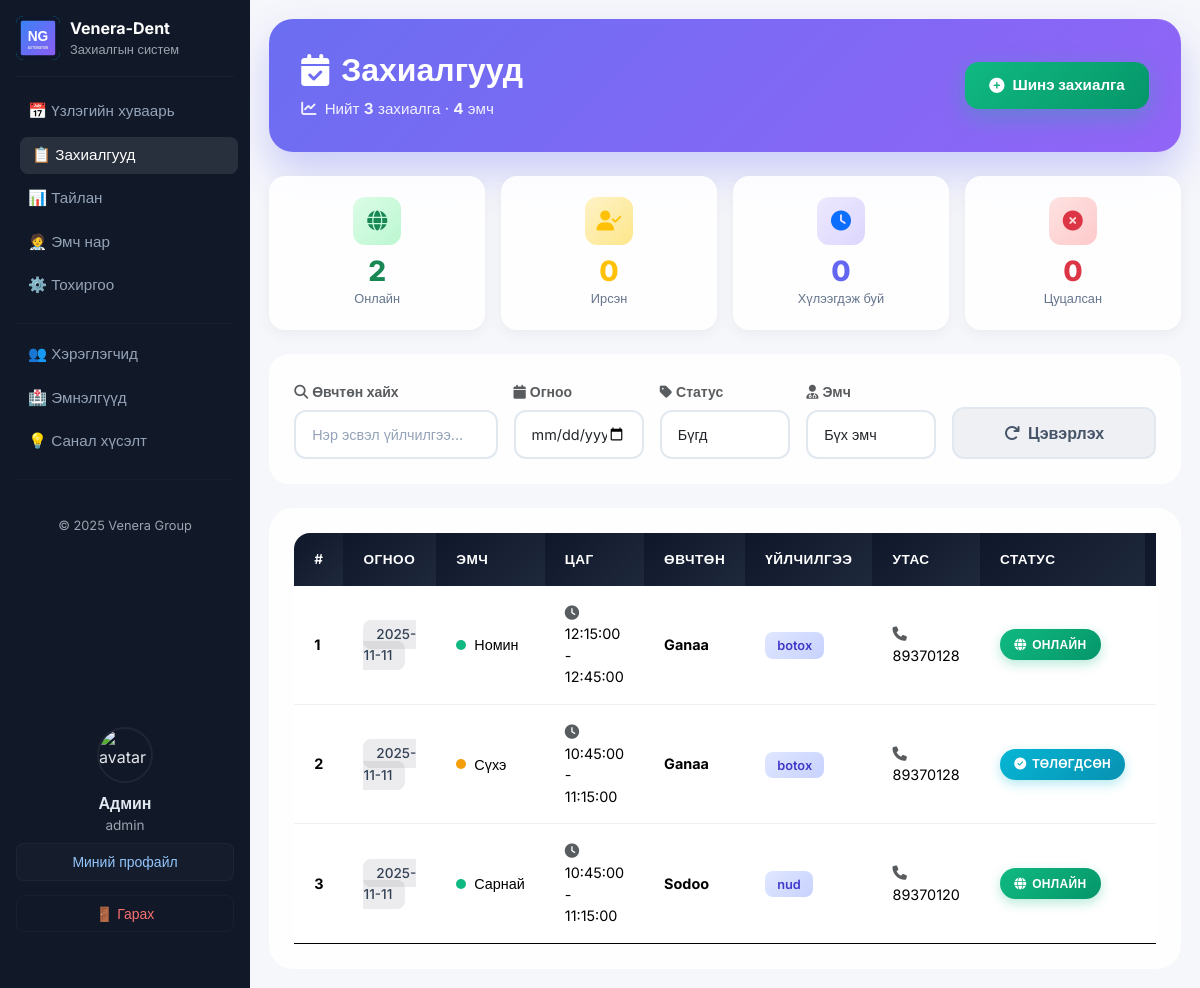
The page /bookings.php (signed in) on the database its author committed.
### tables this page shows
CREATE TABLE IF NOT EXISTS `bookings` (
  `id` int(11) NOT NULL AUTO_INCREMENT,
  `doctor_id` int(11) DEFAULT NULL,
  `clinic` varchar(50) DEFAULT 'venera',
  `date` date NOT NULL,
  `start_time` time NOT NULL,
  `end_time` time NOT NULL,
  `patient_name` varchar(255) NOT NULL,
  `gender` varchar(20) DEFAULT NULL,
  `visit_count` int(11) DEFAULT 1,
  `phone` varchar(20) DEFAULT NULL,
  `note` text DEFAULT NULL,
  `service_name` varchar(255) DEFAULT NULL,
  `price` decimal(10,2) DEFAULT 0.00,
  `status` varchar(20) DEFAULT 'online',
  `created_at` timestamp NULL DEFAULT current_timestamp(),
  `source` varchar(50) DEFAULT NULL,
  `department` varchar(100) DEFAULT NULL,
  PRIMARY KEY (`id`),
  KEY `idx_clinic_date` (`clinic`,`date`),
  KEY `idx_doctor_date` (`doctor_id`,`date`)
);

CREATE TABLE IF NOT EXISTS `doctors` (
  `id` int(11) NOT NULL AUTO_INCREMENT,
  `name` varchar(255) NOT NULL,
  `specialty` varchar(100) DEFAULT 'Ерөнхий эмч',
  `color` varchar(7) DEFAULT '#0d6efd',
  `clinic` varchar(50) DEFAULT 'venera',
  `active` tinyint(4) DEFAULT 1,
  `show_in_calendar` tinyint(4) DEFAULT 1,
  `sort_order` int(11) DEFAULT NULL,
  `created_at` timestamp NULL DEFAULT current_timestamp(),
  PRIMARY KEY (`id`)
);

### config.php (called while the page is built, shortened)
<?php
function db() {
    static $pdo = null;
    if ($pdo) return $pdo;
    try {
        $pdo = new PDO(
            'mysql:host=' . DB_HOST . ';port=' . DB_PORT . ';dbname=' . DB_NAME . ';charset=utf8mb4',
            DB_USER,
            DB_PASS,
            [
                PDO::ATTR_ERRMODE => PDO::ERRMODE_EXCEPTION,
                PDO::ATTR_DEFAULT_FETCH_MODE => PDO::FETCH_ASSOC
            ]
        );
    } catch (PDOException $e) {
        http_response_code(500);
        echo '❌ DB connection failed: ' . htmlspecialchars($e->getMessage());
        exit;
    }
    return $pdo;
}
function app_url($path = '') {
    return '/booking/public/' . ltrim($path, '/');
}
function current_user() {
    return [
        'id'        => $_SESSION['uid'] ?? 0,
        'name'      => $_SESSION['name'] ?? '',
        'role'      => $_SESSION['role'] ?? '',
        'clinic_id' => $_SESSION['clinic_id'] ?? ''
    ];
}
function active($file) {
    return basename($_SERVER['SCRIPT_NAME']) === $file ? 'active' : '';
}
?>

### public/bookings.php (the view, shortened to what this page needs)
<?php
require_once __DIR__ . '/../config.php';
$currentUser = current_user();
$clinic = $currentUser['clinic_id'] ?? $_SESSION['clinic_id'] ?? 'venera';
if ($clinic === 'all') {
    $firstClinic = db()->query("SELECT code FROM clinics WHERE active=1 ORDER BY name LIMIT 1")->fetchColumn();
    $clinic = $firstClinic ?: 'venera';
}
$userClinicRaw = $currentUser['clinic_id'] ?? 'venera';
if ($userClinicRaw === 'all') {
    $st = db()->query("
      SELECT
        b.*,
        d.name AS doctor_name,
        d.color AS doctor_color
      FROM bookings b
      LEFT JOIN doctors d ON d.id = b.doctor_id
      ORDER BY b.date DESC, b.start_time DESC
    ");
    $rows = $st->fetchAll();
}
$st = db()->prepare("SELECT * FROM doctors WHERE clinic = ? AND active = 1 ORDER BY name");
$st->execute([$clinic]);
$doctors = $st->fetchAll();
if ($userClinicRaw === 'all') {
    $statusCounts = db()->query("
      SELECT
        SUM(CASE WHEN status='online' THEN 1 ELSE 0 END) AS online_count,
        SUM(CASE WHEN status='arrived' THEN 1 ELSE 0 END) AS arrived_count,
        SUM(CASE WHEN status='pending' THEN 1 ELSE 0 END) AS pending_count,
        SUM(CASE WHEN status='cancelled' THEN 1 ELSE 0 END) AS cancelled_count
      FROM bookings
    ");
}
$statuses = $statusCounts->fetch(PDO::FETCH_ASSOC);
$onlineCount = $statuses['online_count'] ?? 0;
$arrivedCount = $statuses['arrived_count'] ?? 0;
$pendingCount = $statuses['pending_count'] ?? 0;
$cancelledCount = $statuses['cancelled_count'] ?? 0;
?>
<!doctype html>
<html lang="mn">
<head>
  <link href="https://cdn.jsdelivr.net/npm/bootstrap@5.3.3/dist/css/bootstrap.min.css" rel="stylesheet">
  <link href="https://cdnjs.cloudflare.com/ajax/libs/font-awesome/6.4.0/css/all.min.css" rel="stylesheet">
</head>
<body>
  <?php include __DIR__ . '/../partials/sidebar.php'; ?>
  <main>
    <div class="page-header">
      <div class="d-flex justify-content-between align-items-center flex-wrap gap-3">
        <div>
          <h2><i class="fas fa-calendar-check"></i> Захиалгууд</h2>
          <p class="subtitle mb-0">
            <i class="fas fa-chart-line me-1"></i>
            Нийт <strong><?= count($rows) ?></strong> захиалга · <strong><?= count($doctors) ?></strong> эмч
          </p>
        </div>
        <button id="addBtn" class="btn-add">
          <i class="fas fa-plus-circle"></i>
          Шинэ захиалга
        </button>
      </div>
    </div>
    <div class="stats-row">
      <div class="stat-card">
        <div class="icon" style="background: linear-gradient(135deg, #dcfce7 0%, #bbf7d0 100%);">
          <i class="fas fa-globe text-success"></i>
        </div>
        <div class="number text-success"><?= $onlineCount ?></div>
        <div class="label">Онлайн</div>
      </div>
      <div class="stat-card">
        <div class="icon" style="background: linear-gradient(135deg, #fef3c7 0%, #fde68a 100%);">
          <i class="fas fa-user-check text-warning"></i>
        </div>
        <div class="number text-warning"><?= $arrivedCount ?></div>
        <div class="label">Ирсэн</div>
      </div>
      <div class="stat-card">
        <div class="icon" style="background: linear-gradient(135deg, #ede9fe 0%, #ddd6fe 100%);">
          <i class="fas fa-clock text-primary"></i>
        </div>
        <div class="number" style="color: var(--primary);"><?= $pendingCount ?></div>
        <div class="label">Хүлээгдэж буй</div>
      </div>
      <div class="stat-card">
        <div class="icon" style="background: linear-gradient(135deg, #fee2e2 0%, #fecaca 100%);">
          <i class="fas fa-times-circle text-danger"></i>
        </div>
        <div class="number text-danger"><?= $cancelledCount ?></div>
        <div class="label">Цуцалсан</div>
      </div>
    </div>
    <div class="filter-section">
      <div class="row g-3 align-items-end">
        <div class="col-lg-3 col-md-6">
          <label class="form-label fw-semibold text-muted small">
            <i class="fas fa-search me-1"></i>Өвчтөн хайх
          </label>
          <input type="text" id="filterPatient" class="form-control" placeholder="Нэр эсвэл үйлчилгээ...">
        </div>
        <div class="col-lg-2 col-md-6">
          <label class="form-label fw-semibold text-muted small">
            <i class="fas fa-calendar me-1"></i>Огноо
          </label>
          <input type="date" id="filterDate" class="form-control">
        </div>
        <div class="col-lg-2 col-md-6">
          <label class="form-label fw-semibold text-muted small">
            <i class="fas fa-tag me-1"></i>Статус
          </label>
          <select id="filterStatus" class="form-select">
            <option value="">Бүгд</option>
          </select>
        </div>
        <div class="col-lg-2 col-md-6">
          <label class="form-label fw-semibold text-muted small">
            <i class="fas fa-user-md me-1"></i>Эмч
          </label>
          <select id="filterDoctor" class="form-select">
            <option value="">Бүх эмч</option>
          </select>
        </div>
        <div class="col-lg-3 col-md-12">
          <button id="clearFilter" class="btn btn-clear w-100">
            <i class="fas fa-redo me-2"></i>Цэвэрлэх
          </button>
        </div>
      </div>
    </div>
    <div class="table-container">
      <div class="table-responsive">
        <table class="table" id="bookingsTable">
          <thead>
            <tr>
              <th>#</th>
              <th>Огноо</th>
              <th>Эмч</th>
              <th>Цаг</th>
              <th>Өвчтөн</th>
              <th>Үйлчилгээ</th>
              <th>Утас</th>
              <th>Статус</th>
              <th class="text-end">Үйлдэл</th>
            </tr>
          </thead>
          <tbody id="bookingsBody">
            <?php if (empty($rows)): ?>
              <tr>
                <td colspan="9">
                  <div class="empty-state">
                    <i class="fas fa-calendar-times"></i>
                    <h5>Захиалга байхгүй байна</h5>
                    <p>Шинэ захиалга нэмэхийн тулд дээрх товчийг дарна уу</p>
                  </div>
                </td>
              </tr>
            <?php else: ?>
              <?php foreach ($rows as $i => $r): ?>
                <tr
                  data-date="<?= htmlspecialchars($r['date']) ?>"
                  data-status="<?= htmlspecialchars($r['status']) ?>"
                  data-doctor="<?= $r['doctor_id'] ?>"
                  data-patient="<?= htmlspecialchars(mb_strtolower($r['patient_name'])) ?>"
                  data-service="<?= htmlspecialchars(mb_strtolower($r['service_name'] ?? '')) ?>">
                  <td><strong><?= $i+1 ?></strong></td>
                  <td>
                    <span class="date-badge"><?= htmlspecialchars($r['date']) ?></span>
                  </td>
                  <td>
                    <div class="doctor-chip">
                      <span class="dot" style="background:<?= htmlspecialchars($r['doctor_color'] ?? '#6366f1') ?>;"></span>
                      <?= htmlspecialchars($r['doctor_name'] ?? '—') ?>
                    </div>
                  </td>
                  <td>
                    <i class="fas fa-clock text-muted me-1"></i>
                    <?= htmlspecialchars($r['start_time']) ?> - <?= htmlspecialchars($r['end_time']) ?>
                  </td>
                  <td><strong><?= htmlspecialchars($r['patient_name']) ?></strong></td>
                  <td>
                    <?php if (!empty($r['service_name'])): ?>
                      <span class="service-badge"><?= htmlspecialchars($r['service_name']) ?></span>
                    <?php else: ?>
                      <span class="text-muted">—</span>
                    <?php endif; ?>
                  </td>
                  <td>
                    <i class="fas fa-phone text-muted me-1"></i>
                    <?= htmlspecialchars($r['phone']) ?>
                  </td>
                  <td>
                    <?php
                      $statusLabels = [
                        'pending' => ['Хүлээгдэж буй', 'status-pending', 'fa-hourglass-half'],
                        'online' => ['Онлайн', 'status-online', 'fa-globe'],
                        'arrived' => ['Ирсэн', 'status-arrived', 'fa-user-check'],
                        'paid' => ['Төлөгдсөн', 'status-paid', 'fa-check-circle'],
                        'cancelled' => ['Цуцалсан', 'status-cancelled', 'fa-times-circle']
                      ];
                      $st = $statusLabels[$r['status']] ?? ['Тодорхойгүй', 'status-pending', 'fa-question'];
                    ?>
                    <span class="status-badge <?= $st[1] ?>">
                      <i class="fas <?= $st[2] ?>"></i>
                      <?= $st[0] ?>
                    </span>
                  </td>
                  <td class="text-end">
                  </td>
                </tr>
              <?php endforeach; ?>
            <?php endif; ?>
          </tbody>
        </table>
      </div>
    </div>
  </main>
</body>
</html>

### partials/sidebar.php (shortened to what this page needs)
<?php
require_once __DIR__ . '/../config.php';
$u = current_user();
$role   = $u['role'] ?? 'guest';
$name   = $u['name'] ?? 'Хэрэглэгч';
?>
<aside class="sidebar-dark" id="sidebar">
  <div class="header" style="padding-bottom:1rem;border-bottom:1px solid rgba(255,255,255,0.04);">
    <div style="display:flex;align-items:center;gap:10px;">
      <img src="assets/logo.svg" alt="logo" id="siteLogo" style="width:44px;height:44px;border-radius:8px;object-fit:cover;" onerror="this.style.display='none'">
      <div style="display:flex;flex-direction:column;">
        <strong style="color:#fff;font-size:1rem;">Venera-Dent</strong>
        <small style="color:#9ca3af">Захиалгын систем</small>
      </div>
    </div>
  </div>
  <nav class="nav flex-column" style="margin-top:0.8rem;">
    <a class="nav-link <?= active('index.php') ?>" href="<?= app_url('index.php') ?>">📅 Үзлэгийн хуваарь</a>
    <?php if (in_array($role, ['admin', 'reception'])): ?>
      <a class="nav-link <?= active('bookings.php') ?>" href="<?= app_url('bookings.php') ?>">📋 Захиалгууд</a>
      <a class="nav-link <?= active('reports.php') ?>" href="<?= app_url('reports.php') ?>">📊 Тайлан</a>
    <?php endif; ?>
    <?php if ($role === 'admin'): ?>
      <a class="nav-link <?= active('doctors.php') ?>" href="<?= app_url('doctors.php') ?>">🧑‍⚕️ Эмч нар</a>
      <a class="nav-link <?= active('settings.php') ?>" href="<?= app_url('settings.php') ?>">⚙️ Тохиргоо</a>
      <hr>
      <a class="nav-link <?= active('users.php') ?>" href="<?= app_url('users.php') ?>">👥 Хэрэглэгчид</a>
      <a class="nav-link <?= active('clinics.php') ?>" href="<?= app_url('clinics.php') ?>">🏥 Эмнэлгүүд</a>
    <?php endif; ?>
    <a class="nav-link <?= active('feedback.php') ?>" href="<?= app_url('feedback.php') ?>">💡 Санал хүсэлт</a>
    <hr>
  </nav>
  <div class="profile-area" style="position:absolute;left:16px;right:16px;bottom:56px;display:flex;flex-direction:column;align-items:center;gap:8px;">
    <img id="sidebarAvatar" src="https://cdn-icons-png.flaticon.com/512/4140/4140048.png" alt="avatar"
         style="width:56px;height:56px;border-radius:50%;object-fit:cover;cursor:pointer;border:2px solid rgba(255,255,255,0.06);" onmouseover="this.style.opacity='0.9'" onmouseout="this.style.opacity='1'">
    <div style="text-align:center;color:#e2e8f0;">
      <div style="font-weight:700;"><?= htmlspecialchars($name) ?></div>
      <div style="font-size:0.85rem;color:#9ca3af;"><?= htmlspecialchars($role) ?></div>
    </div>
    <button type="button" onclick="openProfileModal()" class="btn btn-sm profile-btn" style="width:100%;background:rgba(255,255,255,0.02);color:#93c5fd;border:1px solid rgba(255,255,255,0.04);border-radius:8px;padding:.45rem .6rem;">Миний профайл</button>
    <a href="<?= app_url('logout.php') ?>" class="btn btn-sm logout-btn"
       style="width:100%;margin-top:6px;background:transparent;color:#f87171;border:1px solid rgba(255,255,255,0.03);border-radius:8px;padding:.45rem .6rem;display:inline-flex;align-items:center;justify-content:center;">🚪 Гарах</a>
  </div>
  <div class="footer">© <?= date('Y') ?> Venera Group</div>
</aside>

### partials/sidebar.php (style rules this page uses)
:root { --sidebar-bg: #111827; --sidebar-text: #e5e7eb; --sidebar-hover: rgba(255,255,255,0.1); --light-bg: #f6f7fb; }
body { background: var(--light-bg); font-family: "Inter", sans-serif; margin: 0; color: #333; transition: background 0.3s, color 0.3s; }
.sidebar-dark { position: fixed; top: 0; left: 0; bottom: 0; width: 250px; background: var(--sidebar-bg); color: var(--sidebar-text); padding: 1rem; overflow-y: auto; z-index: 90; transition: transform 0.3s ease; }
.sidebar-dark .header { display: flex; align-items: center; gap: 0.6rem; margin-bottom: 1rem; }
.sidebar-dark .header img { width: 36px; height: 36px; border-radius: 50%; background: #06b6d4; }
.sidebar-dark .header div strong { color: #fff; }
.sidebar-dark .header small { color: #9ca3af; font-size: 0.8rem; }
.sidebar-dark .nav-link { display: block; color: #94a3b8 !important; border-radius: 0.5rem; margin-bottom: 0.4rem; font-size: 0.95rem; padding: 0.45rem 0.75rem; text-decoration: none; transition: all 0.2s; }
.sidebar-dark .nav-link:hover, .sidebar-dark .nav-link.active { color: #fff !important; background: var(--sidebar-hover); transform: translateX(4px); }
.sidebar-dark hr { border-color: rgba(255,255,255,0.1); margin: 0.75rem 0; }
.sidebar-dark .footer { margin-top: 1.5rem; font-size: 0.8rem; color: #9ca3af; text-align: center; }
main { margin-left: 250px; padding: 1.2rem; background: var(--light-bg); min-height: 100vh; transition: margin-left 0.3s ease; }

### rows shown on the page
bookings: date "2025-11-11", doctor.name "Номин", start_time "12:15:00", end_time "12:45:00", patient_name "Ganaa", service_name "botox", phone "89370128", status "ОНЛАЙН"
bookings: date "2025-11-11", doctor.name "Сүхэ", start_time "10:45:00", end_time "11:15:00", patient_name "Ganaa", service_name "botox", phone "89370128", status "ТӨЛӨГДСӨН"
bookings: date "2025-11-11", doctor.name "Сарнай", start_time "10:45:00", end_time "11:15:00", patient_name "Sodoo", service_name "nud", phone "89370120", status "ОНЛАЙН"

### other values the page prints
$name "Админ"
$role "admin"
count($rows) "3"
count($doctors) "4"
$onlineCount "2"
$arrivedCount "0"
$pendingCount "0"
$cancelledCount "0"
